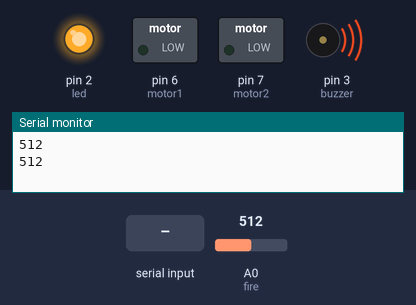
Bench run of a sketch on a simulated Arduino Uno, built with avr-gcc and run on an emulated ATmega328P. Shown: switched loads named in the sketch (green lamp = pin HIGH), output pins drawn as LEDs (lit = HIGH), buzzer (waves = sounding), the last lines printed to the serial monitor. The inputs (shaded band) are chosen by the test bench; at power-on: A0 (fire) = 512.

Above: at 1.2 s.
1.3 s: A0 (fire) set to 782
3.2 s: A0 (fire) set to 807
At 5.2 s:
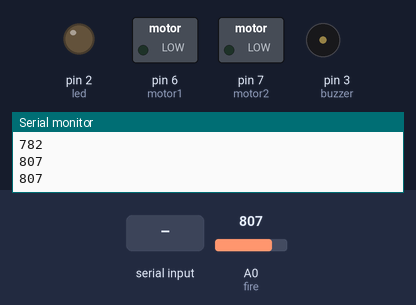
5.5 s: "1\n" received over the second serial link
At 6.7 s:
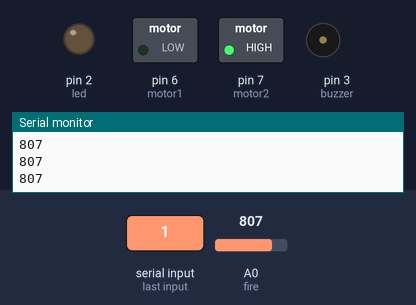
7.5 s: A0 (fire) set to 790
At 8.4 s:
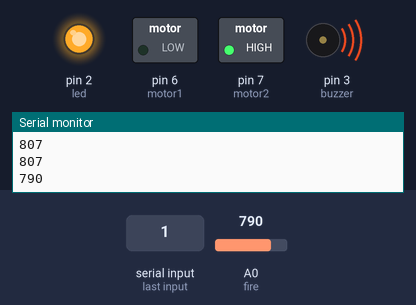
9.5 s: A0 (fire) set to 810
At 11.2 s:
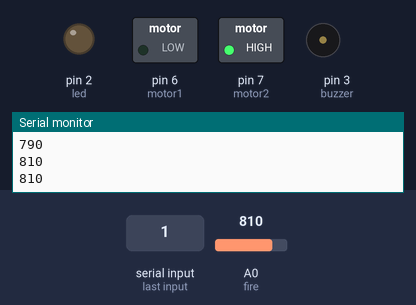
11.5 s: A0 (fire) set to 716
At 13.1 s:
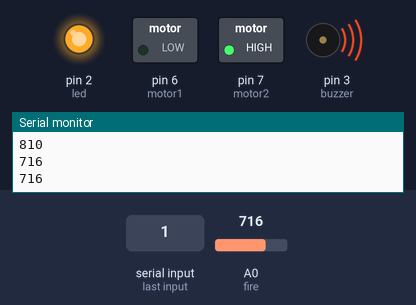
Timing chart, 0 to 14.5 s (numbered marks = the images above; inputs shaded):
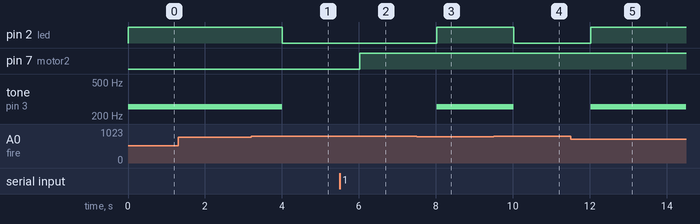

The sketch:

fire.ino
```cpp
#include <SoftwareSerial.h>
SoftwareSerial BTSerial(11, 12);
int led = 2;
int buzzer=3;
int fire = A0;
int motor1 =6;
int motor2=7;
int value_previous, value_current;

void setup() {
  // put your setup code here, to run once:
  Serial.begin(9600);
  BTSerial.begin(9600);
  value_previous = analogRead(fire);
  sendData(value_previous);
  pinMode(led,OUTPUT);
  pinMode(motor1,OUTPUT);
  pinMode(motor2,OUTPUT);
  pinMode(buzzer,OUTPUT);
}

void sendData(int value){
  String message = String(value) + '\n';
  BTSerial.print(message);
}

void loop() {
  if(BTSerial.available()){
    byte data =BTSerial.read();
    if(data=='1'){
      digitalWrite(motor1,LOW);
     digitalWrite(motor2,HIGH);

    }
    if(data=='2'){
       digitalWrite(motor1,LOW);
     digitalWrite(motor2,LOW);

    }
  }


  value_current = analogRead(fire);
  int val = analogRead(fire);
  Serial.println(val);
  if(val < 800){
    digitalWrite(led,HIGH);
    tone(buzzer,255);
  }else{
    digitalWrite(led,LOW);
    noTone(buzzer);
  }

  if(value_current != value_previous){
    value_previous = value_current;
    sendData(value_current);
  }

  delay(1000);
}
```

Measured:
- the behaviour switches between 799 and 800 on A0 (fire) (found by bisection; images 0 and 1)
- after the input at 3.2 s, pin 2 (led): HIGH → LOW after 0.81 s; tone on pin 3 (buzzer): 255 Hz → silent after 0.81 s
- after the input at 5.5 s, pin 7 (motor2): LOW → HIGH after 0.52 s
- after the input at 7.5 s, pin 2 (led): LOW → HIGH after 0.52 s; tone on pin 3 (buzzer): silent → 255 Hz after 0.52 s
- after the input at 9.5 s, pin 2 (led): HIGH → LOW after 0.52 s; tone on pin 3 (buzzer): 255 Hz → silent after 0.52 s
- after the input at 11.5 s, pin 2 (led): LOW → HIGH after 0.53 s; tone on pin 3 (buzzer): silent → 255 Hz after 0.53 s
